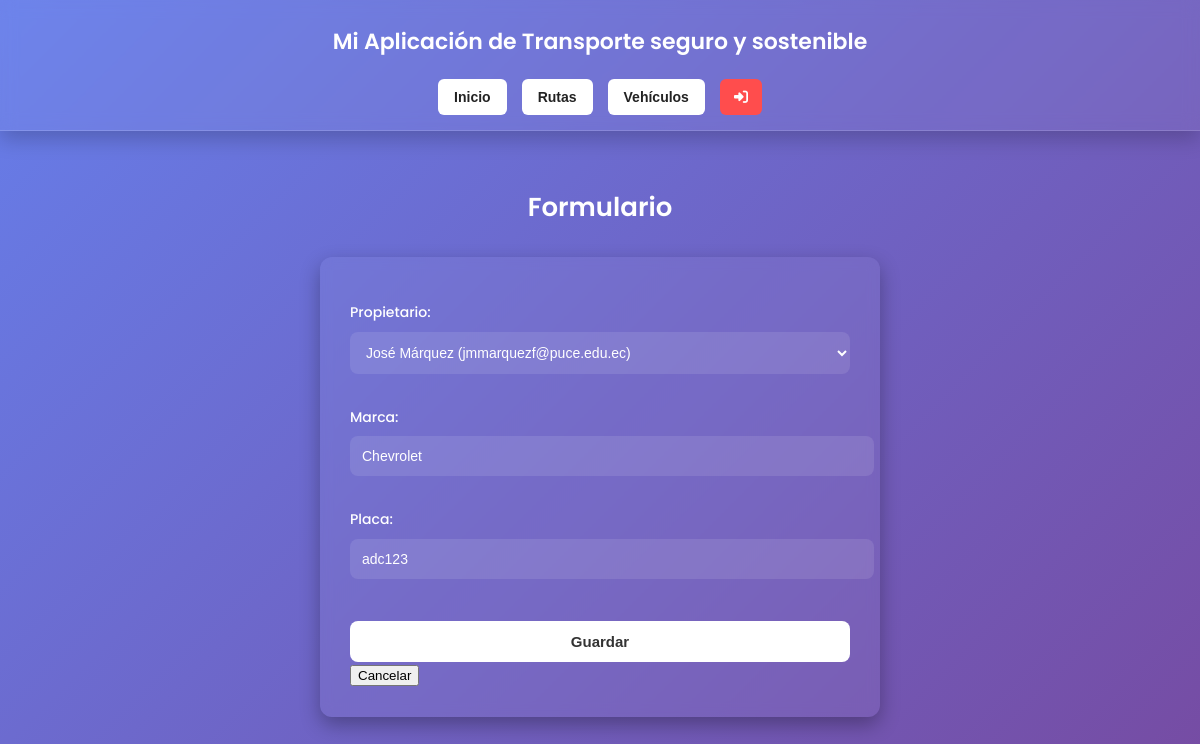
Screenshot of /vehiculos/update/1/ (signed in) with the database file from the repository.
### DevChApp/models.py (models this page shows, shortened)
class Vehiculo(models.Model):
    propietario = models.ForeignKey(Usuario, on_delete=models.CASCADE)
    marca = models.CharField(max_length=50)
    placa = models.CharField(max_length=10, unique=True)

### DevChApp/views.py (the view)
# urls.py: path('vehiculos/update/<int:pk>/', views.vehiculo_update, name='vehiculo_update'),
@login_required(login_url='login')
def vehiculo_update(request, pk):
    vehiculo = get_object_or_404(Vehiculo, pk=pk)
    form = VehiculoForm(request.POST or None, instance=vehiculo)
    if form.is_valid():
        form.save()
        return redirect('vehiculo_list')
    return render(request, 'vehiculo/form.html', {'form': form})

### DevChApp/forms.py
class VehiculoForm(forms.ModelForm):
    class Meta:
        model = Vehiculo
        fields = '__all__'

### DevChApp/models.py (called while the page is built)
    def __str__(self):
        return f"{self.nombre} ({self.correo})"

### DevChApp/templates/vehiculo/form.html (shortened to what this page needs)
{% extends "base.html" %}
{% load static %}
{% block content %}
<h1>Formulario</h1>
<form method="post">
  {{ form.as_p }}
  <button type="submit">Guardar</button>
  <button type="button" onclick="window.history.back()">Cancelar</button>
</form>
{% endblock content %}

### DevChApp/static/css/styles.css (style rules this page uses)
body { font-family: 'Poppins', sans-serif; margin: 0; padding: 0; background: linear-gradient(135deg, #667eea, #764ba2); min-height: 100vh; color: #fff; }
main p, main span, main li { font-size: 14px; line-height: 1.6; }
main h1 { font-size: 26px; text-align: center; margin-bottom: 30px; font-weight: 600; }
form:not(.logout-form) { max-width: 500px; margin: 0 auto 30px auto; padding: 30px; background: rgba(255, 255, 255, 0.05); border-radius: 12px; box-shadow: 0 8px 20px rgba(0, 0, 0, 0.3); backdrop-filter: blur(6px); }
form:not(.logout-form) label { display: block; margin-bottom: 8px; font-weight: 500; font-size: 14px; color: #fff; }
form:not(.logout-form) input[type="text"], form:not(.logout-form) input[type="email"], form:not(.logout-form) input[type="password"], form:not(.logout-form) input[type="date"], form:not(.logout-form) input[type="time"], form:not(.logout-form) select, form:not(.logout-form) textarea { width: 100%; padding: 12px; margin-bottom: 18px; border: none; border-radius: 8px; background: rgba(255, 255, 255, 0.1); color: #fff; font-size: 14px; outline: none; }
form:not(.logout-form) input::placeholder, form:not(.logout-form) textarea::placeholder { color: #ccc; }
form:not(.logout-form) button[type="submit"] { width: 100%; padding: 12px; margin-top: 10px; border: none; border-radius: 8px; background: #ffffff; color: #333; font-weight: bold; font-size: 15px; cursor: pointer; transition: background-color 0.3s ease; }

### rows the page displays
Vehiculo: propietario "José Márquez (jmmarquezf@puce.edu.ec)", marca "Chevrolet", placa "adc123"
